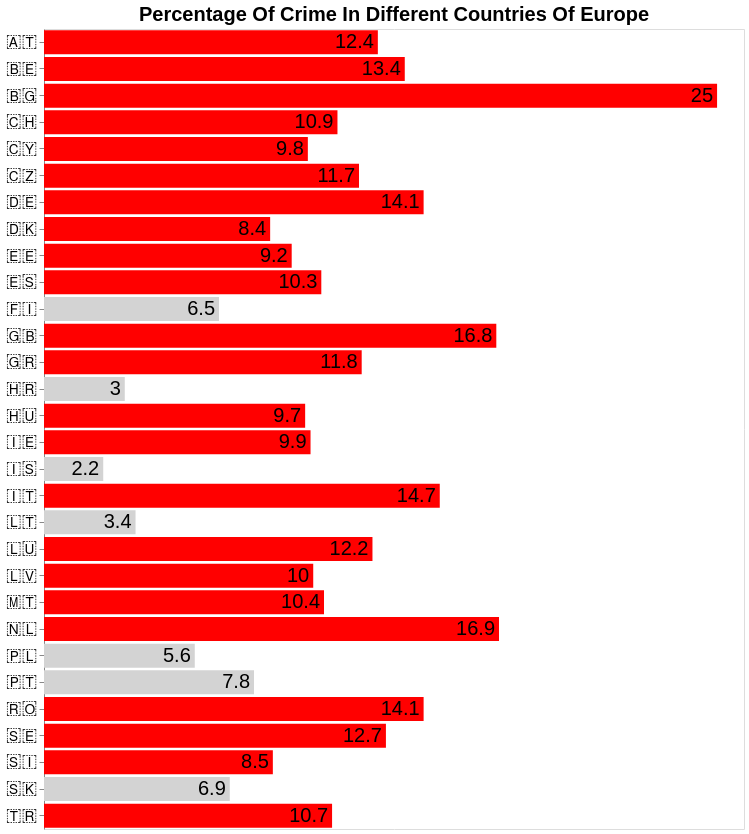

Express this chart as Vega-Lite.
### Vega-Lite specification from a JSON file in a GitHub repository (floating-point values rounded to 4 significant figures)
{"$schema": "https://vega.github.io/schema/vega-lite/v4.json", "description": "Vega-Lite version of bar chart from https://observablehq.com/@d3/learn-d3-scales.", "title": {"text": "Percentage Of Crime In Different Countries Of Europe", "fontSize": 20}, "width": 700, "height": 800, "background": "white", "data": {"values": [{"country": "🇦🇹", "PercentageofCrime": 12.4}, {"country": "🇧🇪", "PercentageofCrime": 13.4}, {"country": "🇧🇬", "PercentageofCrime": 25}, {"country": "🇨🇭", "PercentageofCrime": 10.9}, {"country": "🇨🇾", "PercentageofCrime": 9.8}, {"country": "🇨🇿", "PercentageofCrime": 11.7}, {"country": "🇩🇪", "PercentageofCrime": 14.1}, {"country": "🇩🇰", "PercentageofCrime": 8.4}, {"country": "🇪🇪", "PercentageofCrime": 9.2}, {"country": "🇬🇷", "PercentageofCrime": 11.8}, {"country": "🇪🇸", "PercentageofCrime": 10.3}, {"country": "🇫🇮", "PercentageofCrime": 6.5}, {"country": "🇭🇷", "PercentageofCrime": 3}, {"country": "🇭🇺", "PercentageofCrime": 9.7}, {"country": "🇮🇪", "PercentageofCrime": 9.9}, {"country": "🇮🇸", "PercentageofCrime": 2.2}, {"country": "🇮🇹", "PercentageofCrime": 14.7}, {"country": "🇱🇹", "PercentageofCrime": 3.4}, {"country": "🇱🇺", "PercentageofCrime": 12.2}, {"country": "🇱🇻", "PercentageofCrime": 10}, {"country": "🇲🇹", "PercentageofCrime": 10.4}, {"country": "🇳🇱", "PercentageofCrime": 16.9}, {"country": "🇵🇱", "PercentageofCrime": 5.6}, {"country": "🇵🇹", "PercentageofCrime": 7.8}, {"country": "🇷🇴", "PercentageofCrime": 14.1}, {"country": "🇸🇪", "PercentageofCrime": 12.7}, {"country": "🇸🇮", "PercentageofCrime": 8.5}, {"country": "🇸🇰", "PercentageofCrime": 6.9}, {"country": "🇹🇷", "PercentageofCrime": 10.7}, {"country": "🇬🇧", "PercentageofCrime": 16.8}]}, "encoding": {"y": {"field": "country", "type": "nominal", "axis": {"title": null, "labelFontSize": 18}}, "x": {"field": "PercentageofCrime", "type": "quantitative", "title": null, "axis": null}}, "layer": [{"mark": "bar", "encoding": {"color": {"condition": {"test": {"field": "PercentageofCrime", "gt": 8}, "value": "red"}, "value": "lightgrey"}}}, {"mark": {"type": "text", "fontSize": 20, "align": "right", "xOffset": -4, "aria": false}, "encoding": {"text": {"field": "PercentageofCrime", "type": "quantitative"}, "color": {"value": "Black"}}}], "config": {"tick": {}}}
